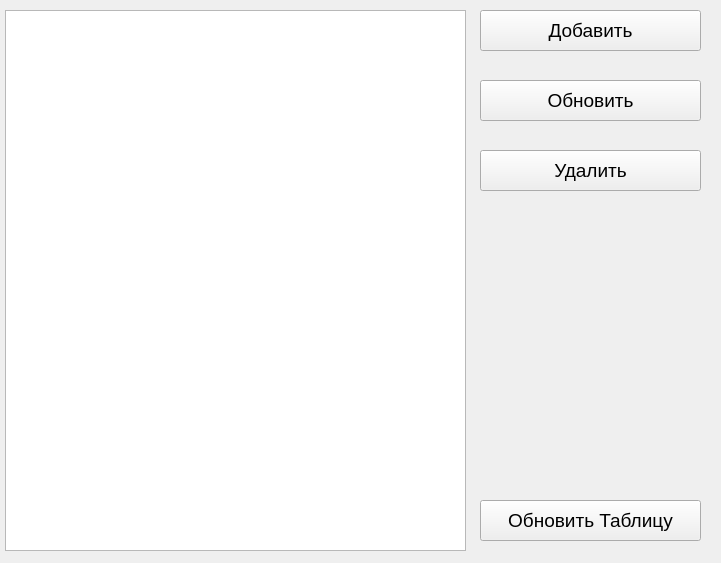
<?xml version="1.0" encoding="UTF-8"?>
<ui version="4.0">
 <class>Form</class>
 <widget class="QWidget" name="Form">
  <property name="geometry">
   <rect>
    <x>0</x>
    <y>0</y>
    <width>721</width>
    <height>563</height>
   </rect>
  </property>
  <property name="windowTitle">
   <string>Form</string>
  </property>
  <widget class="QPushButton" name="B_Add">
   <property name="geometry">
    <rect>
     <x>480</x>
     <y>10</y>
     <width>221</width>
     <height>41</height>
    </rect>
   </property>
   <property name="font">
    <font>
     <pointsize>14</pointsize>
    </font>
   </property>
   <property name="text">
    <string>Добавить</string>
   </property>
  </widget>
  <widget class="QPushButton" name="B_upd">
   <property name="geometry">
    <rect>
     <x>480</x>
     <y>80</y>
     <width>221</width>
     <height>41</height>
    </rect>
   </property>
   <property name="font">
    <font>
     <pointsize>14</pointsize>
    </font>
   </property>
   <property name="text">
    <string>Обновить</string>
   </property>
  </widget>
  <widget class="QPushButton" name="B_del">
   <property name="geometry">
    <rect>
     <x>480</x>
     <y>150</y>
     <width>221</width>
     <height>41</height>
    </rect>
   </property>
   <property name="font">
    <font>
     <pointsize>14</pointsize>
    </font>
   </property>
   <property name="text">
    <string>Удалить</string>
   </property>
  </widget>
  <widget class="QTableWidget" name="tableWidget">
   <property name="geometry">
    <rect>
     <x>5</x>
     <y>10</y>
     <width>461</width>
     <height>541</height>
    </rect>
   </property>
  </widget>
  <widget class="QPushButton" name="B_upd_t">
   <property name="geometry">
    <rect>
     <x>480</x>
     <y>500</y>
     <width>221</width>
     <height>41</height>
    </rect>
   </property>
   <property name="font">
    <font>
     <pointsize>14</pointsize>
    </font>
   </property>
   <property name="text">
    <string>Обновить Таблицу</string>
   </property>
  </widget>
 </widget>
 <resources/>
 <connections/>
</ui>
